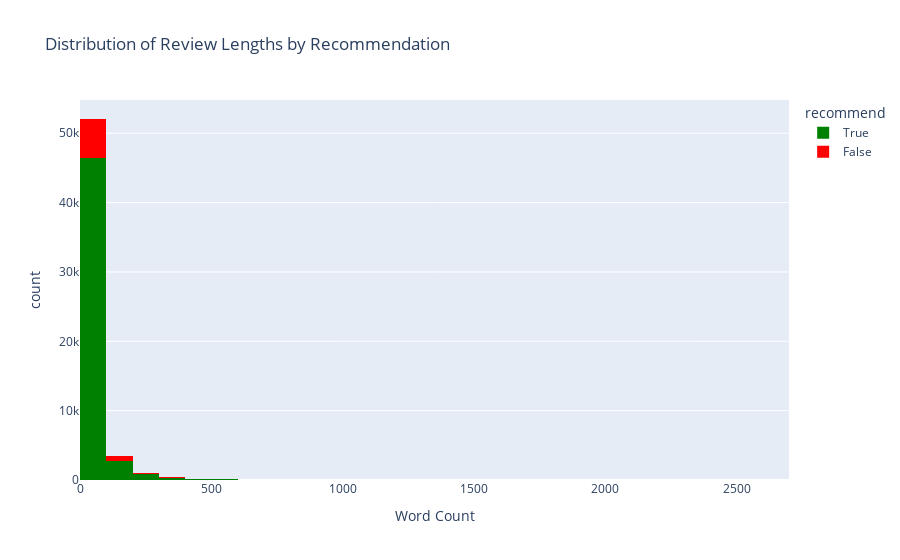

The notebook cell saved with this chart:
### Code cell
# Review Length Distribution
fig2 = px.histogram(flat_reviews, x='review_length', nbins=50, color='recommend',
                    title="Distribution of Review Lengths by Recommendation",
                    labels={'review_length': 'Word Count'},
                    color_discrete_map={True: 'green', False: 'red'})
fig2.show()

### Figure 1 — Plotly figure (JSON) as saved in the notebook; plotly's stock layout.template omitted (floating-point values rounded to 4 significant figures; data arrays with more than 128 entries replaced by an {"elided": "..."} marker saying what was removed)
{"data": [{"bingroup": "x", "hovertemplate": "recommend=True<br>Word Count=%{x}<br>count=%{y}<extra></extra>", "legendgroup": "True", "marker": {"color": "green", "pattern": {"shape": ""}}, "name": "True", "nbinsx": 50, "orientation": "v", "showlegend": true, "type": "histogram", "x": {"elided": "50738 int values"}, "xaxis": "x", "yaxis": "y"}, {"bingroup": "x", "hovertemplate": "recommend=False<br>Word Count=%{x}<br>count=%{y}<extra></extra>", "legendgroup": "False", "marker": {"color": "red", "pattern": {"shape": ""}}, "name": "False", "nbinsx": 50, "orientation": "v", "showlegend": true, "type": "histogram", "x": {"elided": "6669 int values"}, "xaxis": "x", "yaxis": "y"}], "layout": {"barmode": "relative", "legend": {"title": {"text": "recommend"}, "tracegroupgap": 0}, "title": {"text": "Distribution of Review Lengths by Recommendation"}, "xaxis": {"anchor": "y", "domain": [0, 1], "title": {"text": "Word Count"}}, "yaxis": {"anchor": "x", "domain": [0, 1], "title": {"text": "count"}}}}
